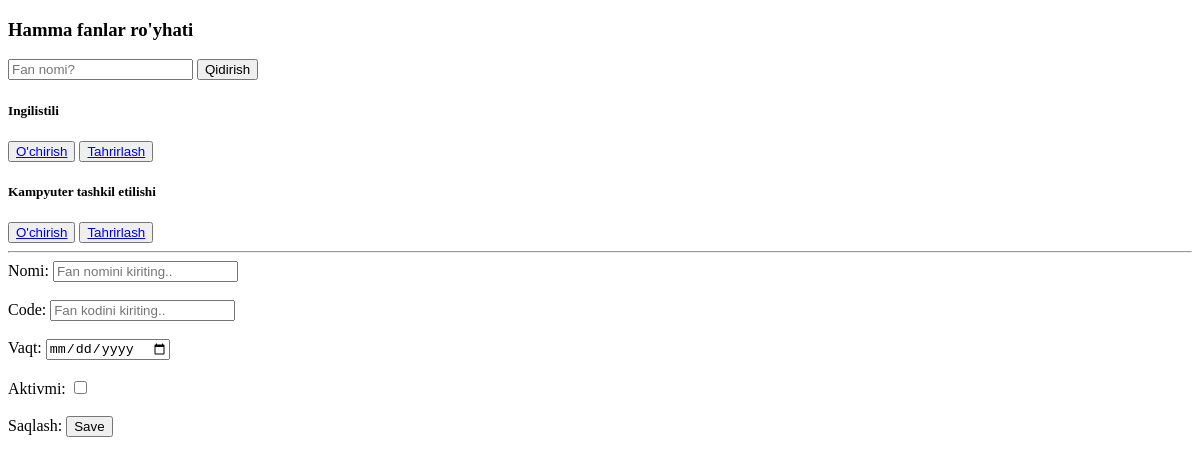
The app's page /fanlar/, older data.
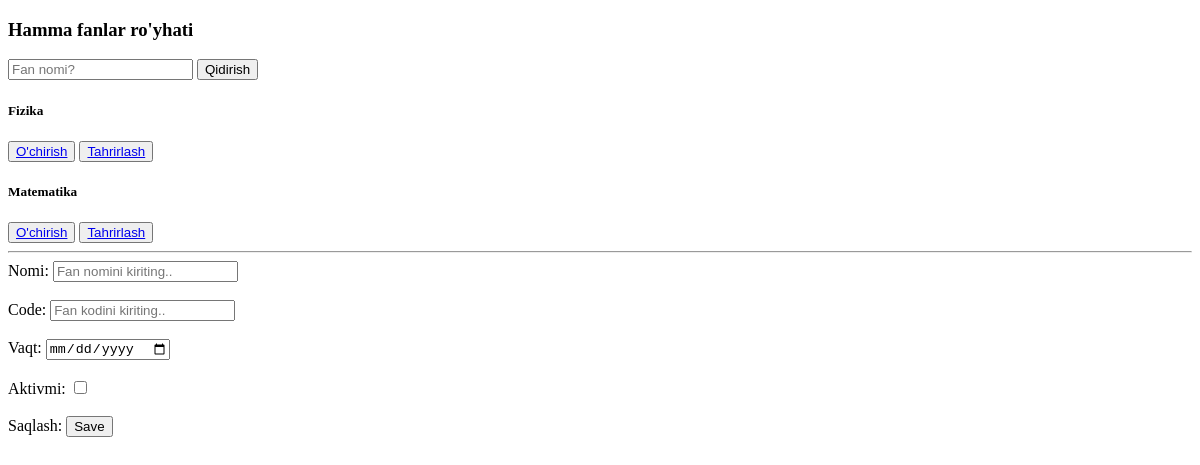
The same page, newer data.
### App/models.py (models this page shows)
class Fan(models.Model):
    nom = models.CharField(max_length=30)
    cod = models.PositiveSmallIntegerField(default=0)
    vaqt = models.DateField(max_length=30)
    is_active = models.BooleanField()
    def __str__(self):
        return self.nom

### App/views.py (the view, shortened to what this page needs)
# urls.py: path('fanlar/', fan),
def fan(request):
    soz = request.GET.get("qidirish")
    if soz==None or soz=="":
        m = Fan.objects.filter().order_by('nom')
    else:
        m = Fan.objects.filter(nom=soz)
    return render(request, "Fan.html", {'Fanlar':m})

### templates/Fan.html (shortened to what this page needs)
<!DOCTYPE html>
<html lang="en">
<head>
</head>
<body>
<H3>Hamma fanlar  ro'yhati</H3>
<form>
    <input name="qidirish" placeholder="Fan nomi?">
    <button>Qidirish</button>
</form>
{%for i in Fanlar%}
    <h5>{{i}}</h5>
    <button><a href="/fan/{{i.id}}/">O'chirish</a></button>
    <button><a href="/fan-t/{{i.id}}/">Tahrirlash</a></button>
{%endfor%}
<br>
<hr>
<form method="POST"  action="/fanlar/"> {%csrf_token%}
    <label>Nomi:</label>
    <input type="text" name="n" placeholder="Fan nomini kiriting.."><br><br>
    <label>Code:</label>
    <input type="number" name="c" placeholder="Fan kodini kiriting.."><br><br>
    <label>Vaqt:</label>
    <input type="date" name="v" placeholder="Vaqtni tanlang.."><br><br>
    <label>Aktivmi:</label>
    <input type="checkbox" name="a"><br><br>
    <label>Saqlash:</label>
    <button type="submit">Save</button>
</form>
</body>
</html>

Row changes from the older to the newer data that the page shows:
removed Fan: nom "Ingilistili"
removed Fan: nom "Kampyuter tashkil etilishi"
added Fan: nom "Fizika"
added Fan: nom "Matematika"
